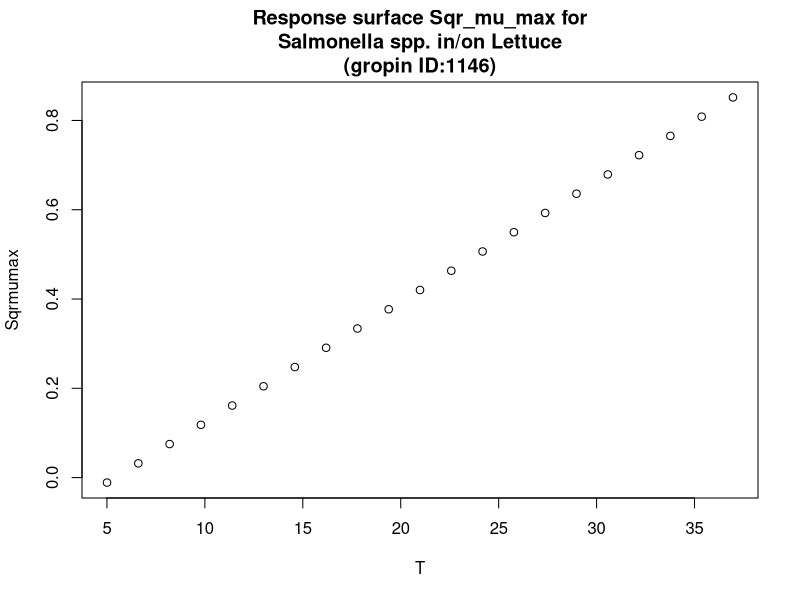

Here is the R script that generated this plot:
#############################
# start of Parameter script
#############################
T <- seq(5.005,36.963036963037,length.out=21)
#############################
# end of Parameter script
#############################
############################# 
# start of Model script Gropin ID 1146 
#############################
 
# constant coefficients for this model
 
variables <- data.frame(T)
argumentsPar <- unique.data.frame(expand.grid(variables))
 
# heart of the model
response_surface <- function(T) {
   mumax <-0.027*(T-5.42)

	return(mumax=mumax)
} 

# output parameters
responseSurface <- cbind(argumentsPar,response_surface(argumentsPar['T']))
colnames(responseSurface) <- c(colnames(argumentsPar),'Sqrmumax')
#############################
# End of Model script
#############################
############################# 
# start of Visualisation script Gropin ID 1146 
#############################
titleText <-'Response surface Sqr_mu_max for
Salmonella spp. in/on Lettuce
(gropin ID:1146)'
plot(T,responseSurface$'Sqrmumax',xlab='T',
                          ylab='Sqrmumax',main=titleText)
#############################
# End of Visualisation script
#############################
